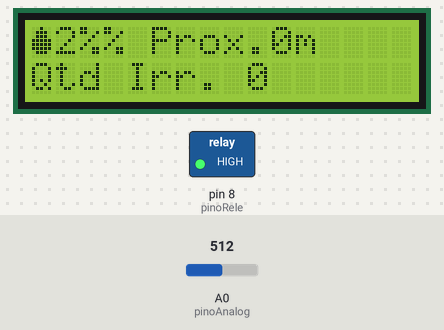
Bench run of a sketch on a simulated Arduino Mega 2560, built with avr-gcc and run on an emulated ATmega2560. Parts: 16×2 character LCD, switched loads named in the sketch (green lamp = pin HIGH). Inputs (shaded band) come from the test bench; at power-on: A0 (pinoAnalog) = 512. What the sketch prints to the serial monitor is not drawn.

Above: at 0.2 s.
At 12.4 s:
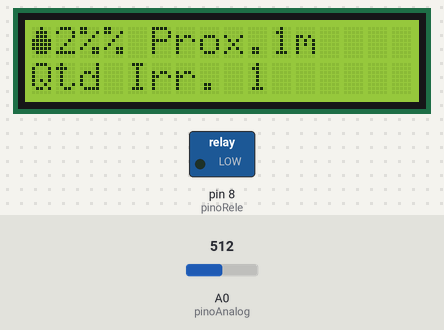
At 72.2 s:
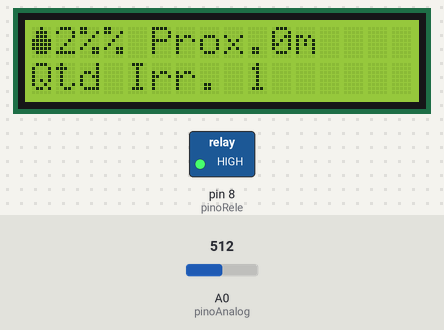
At 84.4 s:
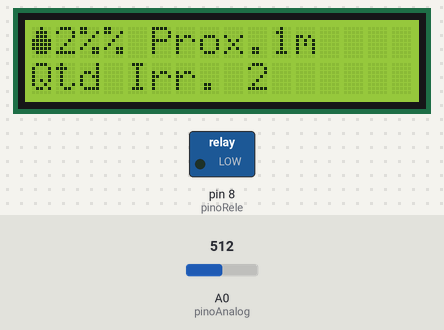
Timing chart, 0 to 85.9 s (numbered marks = the images above):
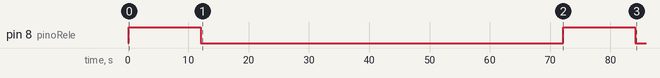

Measured:
- by itself, pin 8 (pinoRele): alternates HIGH for 12.0 s and LOW for 60.1 s
- what the display in image 1 shows lasts 59.9 s, from 12.3 s to 72.2 s
- what the display in image 2 shows lasts 12.2 s, from 72.2 s to 84.4 s

The sketch:

frida-life-support.ino
```cpp
// Código de Funcionamento para Sistema de Monitoramento e Irrigação com Arduino

#include <LiquidCrystal_I2C.h>
#include <Wire.h>

#define pinoAnalog A0
#define pinoRele 8

#define MIN_HUMIDITY_PERCENTAGE 48

byte ledState = LOW;

unsigned long previousMillis = 0;
unsigned long intervalOff = 60000;  //minute; //1800000;  //30m
int intervalOffInMinutes = (int)((intervalOff / 1000) / 60);

const int dry = 518;  // value for dry sensor
const int wet = 215;  // value for wet sensor

unsigned long irrigationCounter = 0;

LiquidCrystal_I2C lcd(0x27, 16, 2);  // Criando um LCD de 16x2 no endereço 0x27

byte waterDropChar[8] = {
  0b00100,
  0b01110,
  0b01110,
  0b11111,
  0b11111,
  0b11111,
  0b01110,
  0b00000
};

void setup() {
  Serial.begin(9600);
  // bluetooth.begin(9600);
  Serial1.begin(9600);

  pinMode(pinoRele, OUTPUT);

  lcd.init();
  lcd.setBacklight(HIGH);

  lcd.createChar(0, waterDropChar);

  lcd.setCursor(5, 0);
  lcd.print("Prox.");
  lcd.setCursor(0, 1);
  lcd.print("Qtd Irr. ");

  previousMillis = millis() - intervalOff;

  Serial.println("System is running...");
}

int readSensor() {
  int percentage = 0;
  int valAnalogIn = analogRead(pinoAnalog);

  lcd.setCursor(0, 0);
  lcd.write((byte)0);
  lcd.print("..");
  lcd.print("%");

  percentage = map(valAnalogIn, wet, dry, 100, 0);

  Serial.print(percentage);
  Serial.println("%");

  lcd.setCursor(0, 0);
  lcd.write((byte)0);
  lcd.print(percentage);
  lcd.print("%");

  return percentage;
}

void doIrrigacao() {
  Serial.println("Irrigando a planta ...");
  digitalWrite(pinoRele, HIGH);

  delay(12000);

  digitalWrite(pinoRele, LOW);
  irrigationCounter++;
}

void loop() {
  unsigned long currentMillis = millis();
  unsigned long lastUpdateDiff = currentMillis - previousMillis;

  int lastUpdateDiffInMinutes = (int)((lastUpdateDiff / 1000) / 60);
  int nextSoilAnalysis = intervalOffInMinutes - lastUpdateDiffInMinutes;

  lcd.setCursor(10, 0);
  lcd.print(nextSoilAnalysis);

  if (nextSoilAnalysis < 100) {
    lcd.print("m ");
  } else {
    lcd.print("m");
  }

  lcd.setCursor(9, 1);
  lcd.print(irrigationCounter);

  if (Serial1.available()) {
    int dadoBluetooth = Serial1.read();

    if (dadoBluetooth == '1') {
      doIrrigacao();
    }
    if (dadoBluetooth == '0') {
      Serial1.println(readSensor());
    }
  }

  if (lastUpdateDiff >= intervalOff) {
    int humidityPercentage = readSensor();
    if (humidityPercentage < MIN_HUMIDITY_PERCENTAGE) {
      doIrrigacao();
    }

    previousMillis = millis();
  }

  delay(200);
}
```
